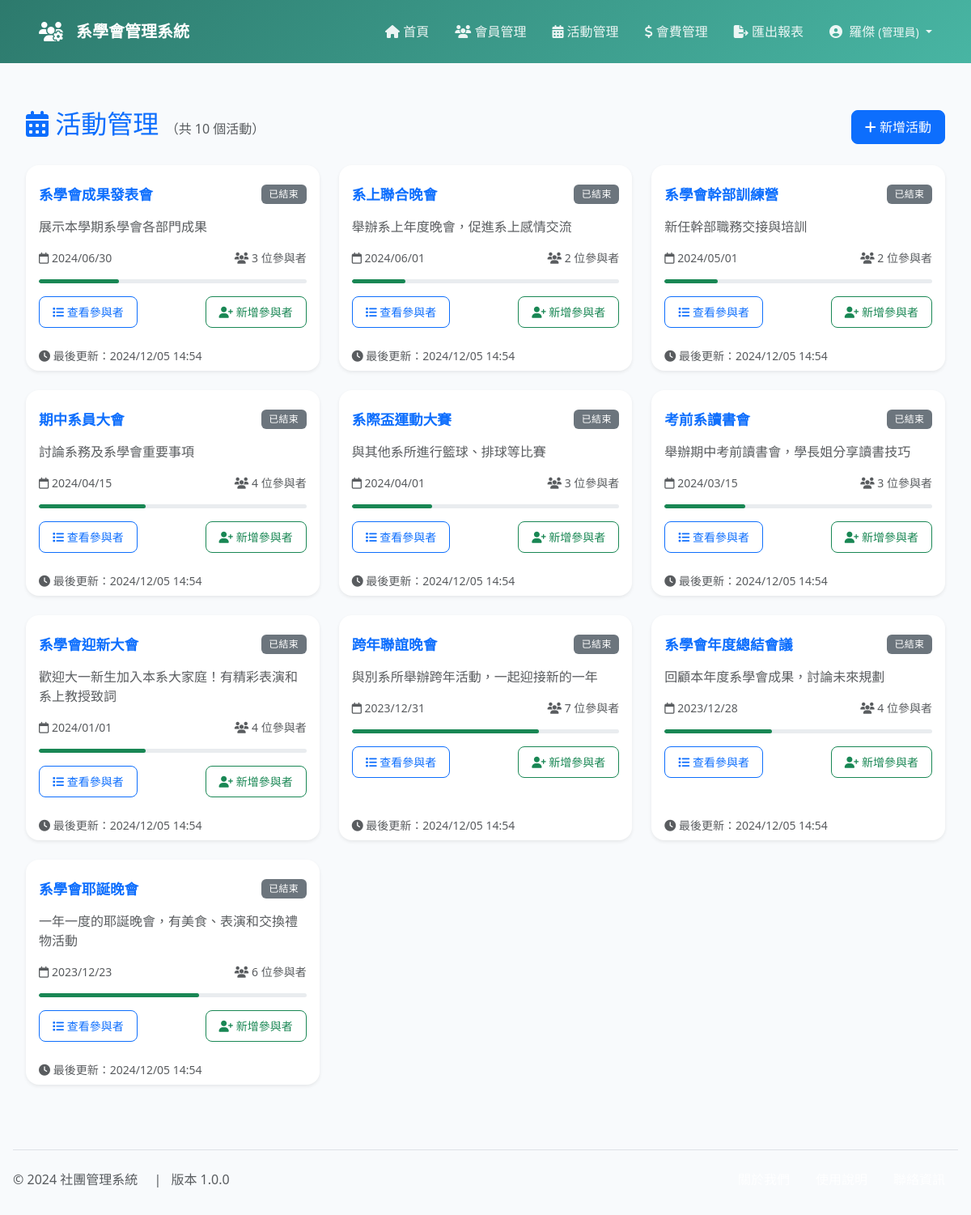
/public/activities/activities.php (signed in), run on the app's committed database.
### tables this page shows
CREATE TABLE activities (
    id INT PRIMARY KEY AUTO_INCREMENT,
    name VARCHAR(100) NOT NULL,
    description TEXT,
    location VARCHAR(100),
    event_date DATE NOT NULL,
    registration_deadline DATE,
    max_participants INT,
    created_at TIMESTAMP DEFAULT CURRENT_TIMESTAMP,
    updated_at TIMESTAMP DEFAULT CURRENT_TIMESTAMP ON UPDATE CURRENT_TIMESTAMP,
    INDEX idx_event_date (event_date),
    INDEX idx_registration_deadline (registration_deadline)
);

### public/activities/activities.php (the view, shortened to what this page needs)
<?php
require_once '../../config/database.php';
require_once '../../includes/header.php';
$activities = $conn->query("
    SELECT
        a.*,
        COUNT(DISTINCT ap.member_id) as participant_count,
        (SELECT COUNT(*) FROM members) as total_members,
        MIN(ap.created_at) as first_registration,
        MAX(ap.created_at) as last_registration
    FROM activities a
    LEFT JOIN activity_participants ap ON a.id = ap.activity_id
    GROUP BY a.id
    ORDER BY a.event_date DESC
")->fetchAll();
?>
<div class="container mt-4">
    <div class="d-flex justify-content-between align-items-center mb-4">
        <h2 class="text-primary">
            <i class="fas fa-calendar-alt"></i> 活動管理
            <small class="text-muted fs-6">（共 <?php echo count($activities); ?> 個活動）</small>
        </h2>
        <button type="button" class="btn btn-primary" data-toggle="modal" data-target="#addActivityModal">
            <i class="fas fa-plus"></i> 新增活動
        </button>
    </div>
    <div class="row">
        <?php foreach ($activities as $activity): ?>
        <div class="col-md-6 col-lg-4 mb-4">
            <div class="card h-100 shadow-sm activity-card" style="cursor: pointer;"
                 onclick="viewActivityDetails(<?php echo $activity['id']; ?>)">
                <div class="card-header bg-transparent border-0 pt-4 pb-0">
                    <div class="d-flex justify-content-between align-items-center">
                        <h5 class="card-title text-primary mb-0">
                            <?php echo htmlspecialchars($activity['name']); ?>
                        </h5>
                        <span class="badge bg-<?php echo strtotime($activity['event_date']) > time() ? 'success' : 'secondary'; ?>">
                            <?php echo strtotime($activity['event_date']) > time() ? '即將舉行' : '已結束'; ?>
                        </span>
                    </div>
                </div>
                <div class="card-body">
                    <p class="card-text text-muted">
                        <?php echo nl2br(htmlspecialchars($activity['description'])); ?>
                    </p>
                    <div class="d-flex justify-content-between align-items-center mb-3">
                        <div class="text-muted small">
                            <i class="far fa-calendar"></i>
                            <?php echo date('Y/m/d', strtotime($activity['event_date'])); ?>
                        </div>
                        <div class="text-muted small">
                            <i class="fas fa-users"></i> <?php echo $activity['participant_count']; ?> 位參與者
                        </div>
                    </div>
                    <div class="progress mb-3" style="height: 5px;">
                        <div class="progress-bar bg-success" role="progressbar"
                             style="width: <?php echo ($activity['participant_count'] / $activity['total_members']) * 100; ?>%"
                             aria-valuenow="<?php echo $activity['participant_count']; ?>"
                             aria-valuemin="0" aria-valuemax="<?php echo $activity['total_members']; ?>">
                        </div>
                    </div>
                    <div class="d-flex justify-content-between">
                        <button class="btn btn-outline-primary btn-sm"
                                onclick="event.stopPropagation(); viewParticipants(<?php echo $activity['id']; ?>, '<?php echo htmlspecialchars($activity['name']); ?>')">
                            <i class="fas fa-list"></i> 查看參與者
                        </button>
                        <button class="btn btn-outline-success btn-sm"
                                onclick="event.stopPropagation(); addParticipants(<?php echo $activity['id']; ?>, '<?php echo htmlspecialchars($activity['name']); ?>')">
                            <i class="fas fa-user-plus"></i> 新增參與者
                        </button>
                    </div>
                </div>
                <div class="card-footer bg-transparent border-0 text-muted small">
                    <i class="fas fa-clock"></i> 最後更新：<?php echo date('Y/m/d H:i', strtotime($activity['updated_at'])); ?>
                </div>
            </div>
        </div>
        <?php endforeach; ?>
    </div>
<?php require_once '../../includes/footer.php'; ?>

### includes/header.php (shortened to what this page needs)
<!DOCTYPE html>
<html lang="zh-TW">
<head>
    <link href="https://cdn.jsdelivr.net/npm/bootstrap@5.3.0/dist/css/bootstrap.min.css" rel="stylesheet">
    <link href="https://cdnjs.cloudflare.com/ajax/libs/font-awesome/6.4.0/css/all.min.css" rel="stylesheet">
</head>
<body>
    <nav class="navbar navbar-expand-lg sticky-top">
        <div class="container">
            <a class="navbar-brand" href="/week10/public/dashboard.php">
                <i class="fas fa-users-gear"></i>
                <span class="ms-2">系學會管理系統</span>
            </a>
            <div class="collapse navbar-collapse" id="navbarNav">
                <ul class="navbar-nav ms-auto">
                    <li class="nav-item">
                        <a class="nav-link" href="/week10/public/dashboard.php">
                            <i class="fas fa-home"></i> 首頁
                        </a>
                    </li>
                    <li class="nav-item">
                        <a class="nav-link" href="/week10/public/members/members.php">
                            <i class="fas fa-users"></i> 會員管理
                        </a>
                    </li>
                    <li class="nav-item">
                        <a class="nav-link" href="/week10/public/activities/activities.php">
                            <i class="fas fa-calendar-alt"></i> 活動管理
                        </a>
                    </li>
                    <li class="nav-item">
                        <a class="nav-link" href="/week10/public/payments/fees.php">
                            <i class="fas fa-dollar-sign"></i> 會費管理
                        </a>
                    </li>
                    <?php if ($_SESSION['role'] === 'admin'): ?>
                    <li class="nav-item">
                        <a class="nav-link" href="/week10/public/exports/export_report.php">
                            <i class="fas fa-file-export"></i> 匯出報表
                        </a>
                    </li>
                    <?php endif; ?>
                    <li class="nav-item dropdown">
                        <a class="nav-link dropdown-toggle" href="#" role="button" data-bs-toggle="dropdown">
                            <i class="fas fa-user-circle me-1"></i>
                            <?php
                            $displayName = isset($_SESSION['name']) ? $_SESSION['name'] :
                                         (isset($_SESSION['user_name']) ? $_SESSION['user_name'] : '未知使用者');
                            $displayName = htmlspecialchars($displayName);
                            $role = $_SESSION['role'] === 'admin' ? '管理員' : '會員';
                            echo $displayName . ' <small class="text-light-50">(' . $role . ')</small>';
                            ?>
                        </a>
                    </li>
                </ul>
            </div>
        </div>
    </nav>
    <main>
        <div class="container">

### includes/footer.php (shortened to what this page needs)
    </div>
    </main>
    <footer class="py-4 mt-auto">
        <div class="container">
            <div class="d-flex flex-wrap justify-content-between align-items-center border-top pt-3">
                <p class="mb-0 text-muted">
                    <span class="me-2">&copy; <?php echo date('Y'); ?> 社團管理系統</span>
                    <span class="mx-2">|</span>
                    <span>版本 1.0.0</span>
                </p>
                <ul class="nav">
                    <li class="nav-item">
                        <a href="#" class="nav-link px-2 text-muted">關於我們</a>
                    </li>
                    <li class="nav-item">
                        <a href="#" class="nav-link px-2 text-muted">使用說明</a>
                    </li>
                    <li class="nav-item">
                        <a href="#" class="nav-link px-2 text-muted">聯絡資訊</a>
                    </li>
                </ul>
            </div>
        </div>
    </footer>
</body>
</html>

### includes/header.php (style rules this page uses)
:root { --primary-color: #2D7A6D; --secondary-color: #48B5A3; --bg-color: #f8fafc; --text-color: #0f172a; }
body { background-color: var(--bg-color); color: var(--text-color); font-family: system-ui, -apple-system, 'Segoe UI', sans-serif; min-height: 100vh; display: flex; flex-direction: column; }
.navbar { background: linear-gradient(135deg, var(--primary-color), var(--secondary-color)); padding: 1rem; }
.navbar-brand { display: flex; align-items: center; color: white !important; font-size: 1.25rem; font-weight: 600; padding: 0.5rem 1rem; border-radius: 0.5rem; transition: all 0.2s ease; }
.navbar-brand i { font-size: 1.5rem; margin-right: 0.5rem; }
.nav-link { color: rgba(255, 255, 255, 0.9) !important; font-weight: 500; padding: 0.5rem 1rem !important; border-radius: 0.5rem; transition: all 0.15s ease; }
main { flex: 1; padding: 2rem 0; }
.container { max-width: 1200px; margin: 0 auto; padding: 0 1rem; }
.btn { padding: 0.5rem 1rem; border-radius: 0.5rem; font-weight: 500; transition: all 0.2s ease; }
.card { border: none; border-radius: 1rem; box-shadow: 0 1px 3px 0 rgba(0, 0, 0, 0.1); transition: all 0.2s ease; }
.badge { padding: 0.5em 0.75em; font-weight: 500; letter-spacing: 0.025em; border-radius: 0.375rem; }

### public/activities/activities.php (style rules this page uses)
.card { transition: transform 0.2s; border: none; }
.card-title { font-size: 1.1rem; font-weight: 600; }
.progress { background-color: #e9ecef; border-radius: 10px; }
.progress-bar { border-radius: 10px; }
.badge { padding: 0.5em 0.8em; font-weight: 500; }

### data on the page
activities: name "系學會成果發表會", shows "已結束", description "展示本學期系學會各部門成果", event_date "2024/06/30", participant_count "3", updated_at "2024/12/05 14:54"
activities: name "系上聯合晚會", shows "已結束", description "舉辦系上年度晚會，促進系上感情交流", event_date "2024/06/01", participant_count "2", updated_at "2024/12/05 14:54"
activities: name "系學會幹部訓練營", shows "已結束", description "新任幹部職務交接與培訓", event_date "2024/05/01", participant_count "2", updated_at "2024/12/05 14:54"
activities: name "期中系員大會", shows "已結束", description "討論系務及系學會重要事項", event_date "2024/04/15", participant_count "4", updated_at "2024/12/05 14:54"
activities: name "系際盃運動大賽", shows "已結束", description "與其他系所進行籃球、排球等比賽", event_date "2024/04/01", participant_count "3", updated_at "2024/12/05 14:54"
activities: name "考前系讀書會", shows "已結束", description "舉辦期中考前讀書會，學長姐分享讀書技巧", event_date "2024/03/15", participant_count "3", updated_at "2024/12/05 14:54"
activities: name "系學會迎新大會", shows "已結束", description "歡迎大一新生加入本系大家庭！有精彩表演和系上教授致詞", event_date "2024/01/01", participant_count "4", updated_at "2024/12/05 14:54"
activities: name "跨年聯誼晚會", shows "已結束", description "與別系所舉辦跨年活動，一起迎接新的一年", event_date "2023/12/31", participant_count "7", updated_at "2024/12/05 14:54"
activities: name "系學會年度總結會議", shows "已結束", description "回顧本年度系學會成果，討論未來規劃", event_date "2023/12/28", participant_count "4", updated_at "2024/12/05 14:54"
activities: name "系學會耶誕晚會", shows "已結束", description "一年一度的耶誕晚會，有美食、表演和交換禮物活動", event_date "2023/12/23", participant_count "6", updated_at "2024/12/05 14:54"

### other printed values
$displayName "羅傑"
$role "管理員"
count($activities) "10"
